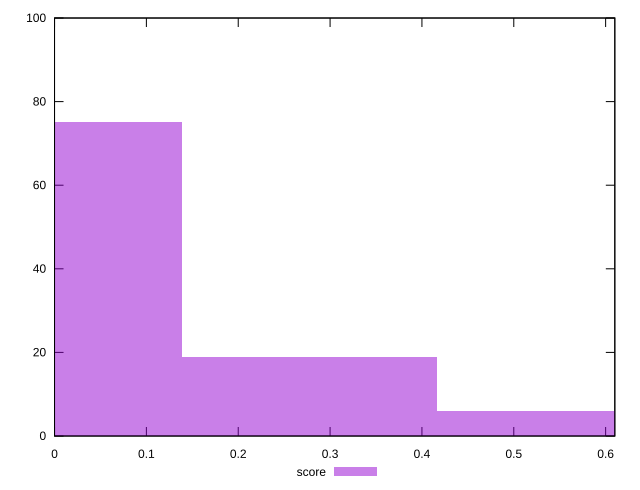

The script that saved this image:
reset

$score <<EOF
0 75
0.277860799052058 19
0.555721598104116 6
EOF

set key outside below
set boxwidth 0.277860799052058
set xrange [0:0.61]
set yrange [0:100]
set trange [0:100]
set style fill transparent solid 0.5 noborder
set terminal svg size 640, 490 enhanced background rgb 'white'
set output "report_00015_2021-02-09T16-11-33.973Z/total-blocking-time/samples/pages/score/histogram.svg"

plot $score title "score" with boxes

reset
